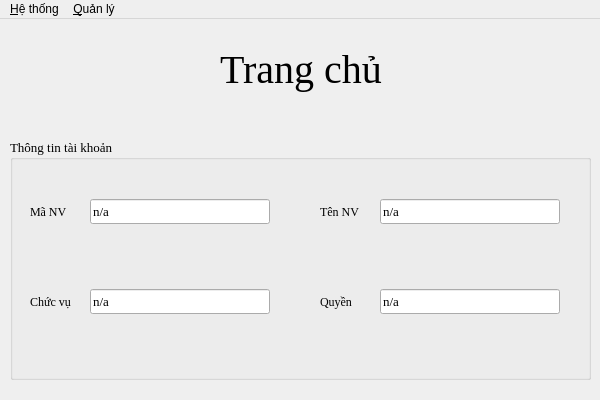
<?xml version="1.0" encoding="UTF-8"?>
<ui version="4.0">
 <class>formTrangChu</class>
 <widget class="QMainWindow" name="formTrangChu">
  <property name="windowModality">
   <enum>Qt::ApplicationModal</enum>
  </property>
  <property name="geometry">
   <rect>
    <x>0</x>
    <y>0</y>
    <width>600</width>
    <height>400</height>
   </rect>
  </property>
  <property name="windowTitle">
   <string>Trang chủ</string>
  </property>
  <widget class="QWidget" name="centralwidget">
   <widget class="QLabel" name="lblTitleTC">
    <property name="geometry">
     <rect>
      <x>220</x>
      <y>20</y>
      <width>201</width>
      <height>60</height>
     </rect>
    </property>
    <property name="font">
     <font>
      <family>Times New Roman</family>
      <pointsize>30</pointsize>
     </font>
    </property>
    <property name="text">
     <string>Trang chủ</string>
    </property>
   </widget>
   <widget class="QGroupBox" name="grpTaiKhoan">
    <property name="geometry">
     <rect>
      <x>10</x>
      <y>120</y>
      <width>581</width>
      <height>241</height>
     </rect>
    </property>
    <property name="font">
     <font>
      <family>Times New Roman</family>
      <pointsize>10</pointsize>
     </font>
    </property>
    <property name="title">
     <string>Thông tin tài khoản</string>
    </property>
    <widget class="QLineEdit" name="txtQuyen">
     <property name="enabled">
      <bool>true</bool>
     </property>
     <property name="geometry">
      <rect>
       <x>370</x>
       <y>150</y>
       <width>180</width>
       <height>25</height>
      </rect>
     </property>
     <property name="font">
      <font>
       <family>Times New Roman</family>
      </font>
     </property>
     <property name="text">
      <string>n/a</string>
     </property>
     <property name="readOnly">
      <bool>true</bool>
     </property>
    </widget>
    <widget class="QLabel" name="lblTenNV">
     <property name="geometry">
      <rect>
       <x>310</x>
       <y>60</y>
       <width>60</width>
       <height>25</height>
      </rect>
     </property>
     <property name="font">
      <font>
       <family>Times New Roman</family>
       <pointsize>9</pointsize>
      </font>
     </property>
     <property name="text">
      <string>Tên NV</string>
     </property>
    </widget>
    <widget class="QLabel" name="lblMaNV">
     <property name="geometry">
      <rect>
       <x>20</x>
       <y>60</y>
       <width>60</width>
       <height>25</height>
      </rect>
     </property>
     <property name="font">
      <font>
       <family>Times New Roman</family>
       <pointsize>9</pointsize>
      </font>
     </property>
     <property name="text">
      <string>Mã NV</string>
     </property>
    </widget>
    <widget class="QLineEdit" name="txtMaNV">
     <property name="enabled">
      <bool>true</bool>
     </property>
     <property name="geometry">
      <rect>
       <x>80</x>
       <y>60</y>
       <width>180</width>
       <height>25</height>
      </rect>
     </property>
     <property name="font">
      <font>
       <family>Times New Roman</family>
      </font>
     </property>
     <property name="text">
      <string>n/a</string>
     </property>
     <property name="readOnly">
      <bool>true</bool>
     </property>
    </widget>
    <widget class="QLabel" name="lblChucVu">
     <property name="geometry">
      <rect>
       <x>20</x>
       <y>150</y>
       <width>60</width>
       <height>25</height>
      </rect>
     </property>
     <property name="font">
      <font>
       <family>Times New Roman</family>
       <pointsize>9</pointsize>
      </font>
     </property>
     <property name="text">
      <string>Chức vụ</string>
     </property>
    </widget>
    <widget class="QLineEdit" name="txtChucVu">
     <property name="enabled">
      <bool>true</bool>
     </property>
     <property name="geometry">
      <rect>
       <x>80</x>
       <y>150</y>
       <width>180</width>
       <height>25</height>
      </rect>
     </property>
     <property name="font">
      <font>
       <family>Times New Roman</family>
      </font>
     </property>
     <property name="text">
      <string>n/a</string>
     </property>
     <property name="readOnly">
      <bool>true</bool>
     </property>
    </widget>
    <widget class="QLabel" name="lblQuyen">
     <property name="geometry">
      <rect>
       <x>310</x>
       <y>150</y>
       <width>60</width>
       <height>25</height>
      </rect>
     </property>
     <property name="font">
      <font>
       <family>Times New Roman</family>
       <pointsize>9</pointsize>
      </font>
     </property>
     <property name="text">
      <string>Quyền</string>
     </property>
    </widget>
    <widget class="QLineEdit" name="txtTenNV">
     <property name="enabled">
      <bool>true</bool>
     </property>
     <property name="geometry">
      <rect>
       <x>370</x>
       <y>60</y>
       <width>180</width>
       <height>25</height>
      </rect>
     </property>
     <property name="font">
      <font>
       <family>Times New Roman</family>
      </font>
     </property>
     <property name="text">
      <string>n/a</string>
     </property>
     <property name="readOnly">
      <bool>true</bool>
     </property>
    </widget>
   </widget>
  </widget>
  <widget class="QMenuBar" name="menubar">
   <property name="geometry">
    <rect>
     <x>0</x>
     <y>0</y>
     <width>600</width>
     <height>26</height>
    </rect>
   </property>
   <widget class="QMenu" name="mnuHeThong">
    <property name="title">
     <string>&amp;Hệ thống</string>
    </property>
    <addaction name="mnuDangNhap"/>
    <addaction name="mnuDangXuat"/>
    <addaction name="separator"/>
    <addaction name="mnuThoat"/>
   </widget>
   <widget class="QMenu" name="mnuQuanLy">
    <property name="title">
     <string>&amp;Quản lý</string>
    </property>
    <addaction name="mnuSanPham"/>
    <addaction name="mnuKhachHang"/>
    <addaction name="mnuHoaDon"/>
    <addaction name="separator"/>
    <addaction name="mnuNhanVien"/>
   </widget>
   <addaction name="mnuHeThong"/>
   <addaction name="mnuQuanLy"/>
  </widget>
  <action name="mnuDangNhap">
   <property name="text">
    <string>Đăng &amp;nhập...</string>
   </property>
   <property name="statusTip">
    <string/>
   </property>
  </action>
  <action name="mnuDangXuat">
   <property name="enabled">
    <bool>false</bool>
   </property>
   <property name="text">
    <string>Đăng &amp;xuất</string>
   </property>
  </action>
  <action name="mnuThoat">
   <property name="text">
    <string>&amp;Thoát</string>
   </property>
  </action>
  <action name="mnuSanPham">
   <property name="enabled">
    <bool>false</bool>
   </property>
   <property name="text">
    <string>&amp;Sản phẩm...</string>
   </property>
  </action>
  <action name="mnuKhachHang">
   <property name="enabled">
    <bool>false</bool>
   </property>
   <property name="text">
    <string>&amp;Khách hàng...</string>
   </property>
  </action>
  <action name="mnuNhanVien">
   <property name="enabled">
    <bool>false</bool>
   </property>
   <property name="text">
    <string>&amp;Nhân viên...</string>
   </property>
  </action>
  <action name="mnuHoaDon">
   <property name="enabled">
    <bool>false</bool>
   </property>
   <property name="text">
    <string>&amp;Hóa đơn...</string>
   </property>
  </action>
 </widget>
 <tabstops>
  <tabstop>txtMaNV</tabstop>
  <tabstop>txtTenNV</tabstop>
  <tabstop>txtChucVu</tabstop>
  <tabstop>txtQuyen</tabstop>
 </tabstops>
 <resources/>
 <connections/>
</ui>
